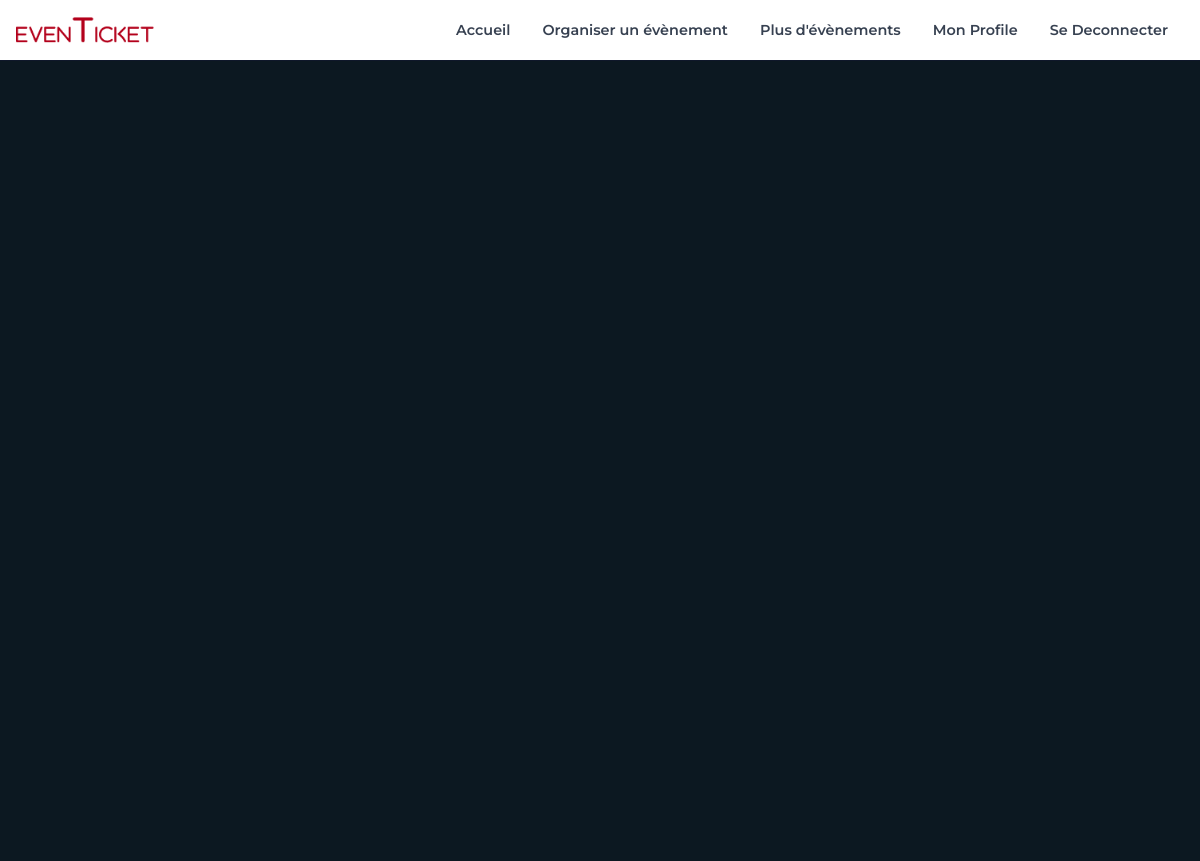
The app's page /event (signed in), older data.
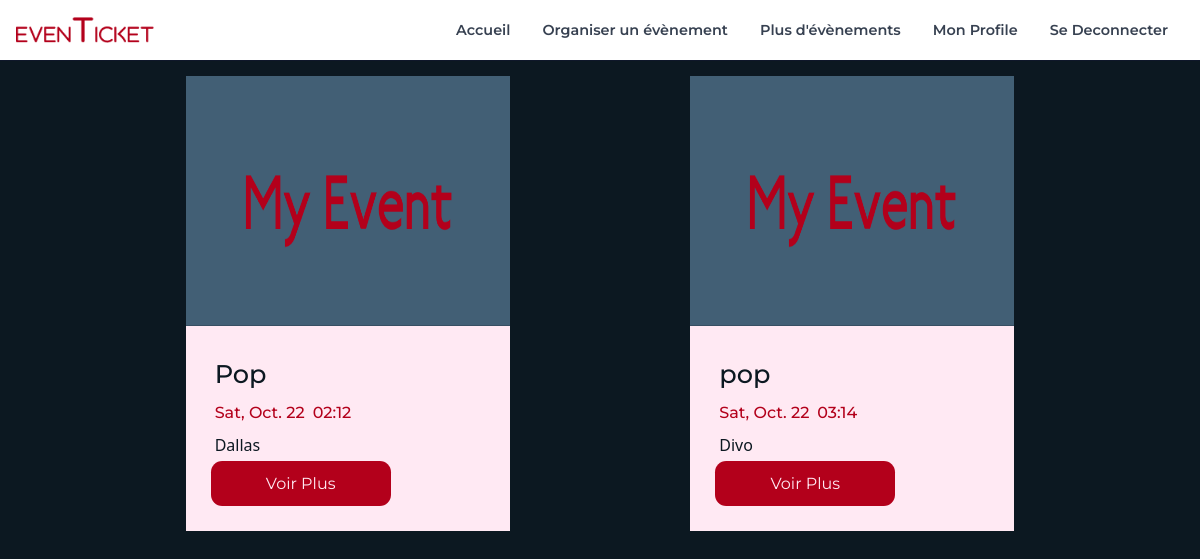
The same page, newer data.
### mypass/models.py (models this page shows)
class Events(db.Model):
    id = db.Column('id_events', db.Integer, primary_key=True)
    title = db.Column('event_title', db.String(length=100), nullable=False)
    category = db.Column('category', db.Integer,
                         db.ForeignKey(Category.id), nullable=False)
    author = db.Column('author', db.Integer,
                       db.ForeignKey(Users.id), nullable=False)
    type = db.Column(db.Integer, db.ForeignKey(Type_Event.id), nullable=False)
    place = db.Column('event_place', db.String(length=100), nullable=False)
    date_event = db.Column(db.DateTime, nullable=False,
                           default=datetime.utcnow)
    time_event = db.Column(db.Time, nullable=False)
    seat = db.Column('nombre_places', db.Integer, nullable=False)
    image = db.Column('image', db.String(length=200),
                      default='defaultTheme.png')
    date_post = db.Column(db.DateTime, nullable=False,
                          default=datetime.utcnow)

### mypass/routes.py (the view)
@app.route('/event', methods=['GET', 'POST'])
@login_required
def Event():
    button = EventViewt()
    data = []
    events = Events.query.all()
    for event in events:
        data.append({'id': event.id, "title": event.title, "date": event.date_event.strftime('%a, %b. %y'), "heure": event.time_event.strftime('%H:%M'), "lieu": event.place,
                    "image": url_for('static', filename='thumbnails/images/{}'.format(event.image))}),
    return render_template('event.html', datas=data, button=button, title="Plus d'évènements")

### mypass/forms.py
class EventViewt(FlaskForm):
    submit = SubmitField("Voir Plus")

### mypass/models.py (called while the page is built)
@loginManager.user_loader
def load_user(user_id):
    return Users.query.get(int(user_id))

### mypass/templates/event.html
{% extends 'layout.html' %} {% block content %}
<div class="ken">
  <div class="eventPost">
    {% for data in datas%}
    <div class="event-card">
      <div class="image-event">
        <img src={{ data.image }} class="image-ticket" />
      </div>
      <div class="event-infoCard">
        <div class="eventTitle">{{data.title}}</div>
        <div class="dateInfo">
          <div class="event-date">{{data.date}}</div>
          <div class="event-hour">{{data.heure}}</div>
        </div>
        <div class="event-place">{{data.lieu}}</div>
        <div>
          <a href="{{url_for('EventView', event_id = data.id)}}"
            >{{button.submit}}</a
          >
        </div>
      </div>
    </div>
    {%endfor%}
  </div>
</div>
{% endblock %}

### mypass/templates/layout.html (shortened to what this page needs)
<!DOCTYPE html>
<html lang="fr">
  <head>
    <link rel="stylesheet" href="{{url_for('static',filename='style.css')}}" />
    <script src="https://cdn.tailwindcss.com"></script>
  </head>
  <body>
    <header>
      <nav
        class="navBar flex flex-wrap items-center justify-between w-full py-4 md:py-0 px-4 text-lg text-gray-700 bg-white border-b border-slate-900"
      >
        <div>
          <a href="{{url_for('home')}}">
            <img
              src="{{url_for('static', filename='./pictures/logo.png')}}"
              alt="Logo"
              class="logo"
            />
          </a>
        </div>
        <div
          class="hidden w-full md:flex md:items-center md:w-auto md:justify-center"
          id="menu"
        >
          <ul class="pt-4 items-center md:flex md:justify-between md:pt-0">
            <li>
              <a
                class="font md:p-4 py-2 block text-bold"
                href="{{url_for('home')}}"
                >Accueil</a
              >
            </li>
            {% if current_user.is_authenticated %}
            <li>
              <a
                class="font md:p-4 py-2 block text-bold"
                href="{{url_for('createEvent')}}"
                >Organiser un évènement</a
              >
            </li>
            <li>
              <a
                class="font md:p-4 py-2 block text-bold"
                href="{{url_for('Event')}}"
                >Plus d'évènements</a
              >
            </li>
            <li>
              <a
                class="font md:p-4 py-2 block text-bold"
                href="{{url_for('profile')}}"
                >Mon Profile</a
              >
            </li>
            <li>
              <a
                class="font md:p-4 py-2 block text-bold"
                href="{{url_for('logout')}}"
                >Se Deconnecter</a
              >
            </li>
            {% endif %}
          </ul>
        </div>
      </nav>
    </header>
    <section class="section-content">
       {% block content %} {% endblock
      content %}
    </section>
  </body>
</html>

### mypass/static/style.css (style rules this page uses)
* { margin: 0; padding: 0; box-sizing: border-box; }
.section-content { background-color: #0c1821; min-height: 100vh; min-width: 100%; }
@media screen and (min-width: 1024px) { .logo { width: 80%; } }
@media screen and (min-width: 1024px) { .navBar { background-color: #ffe9f3; } }
@media screen and (min-width: 1024px) { .font { font-family: montserrat; font-size: 0.9rem; font-weight: 600; } }
@media screen and (min-width: 1024px) { #submit { background-color: #b3001b; width: 180px; height: 45px; color: #ffe9f3; border-radius: 0.7rem; font-family: montserrat; transition: 0.3s; cursor: pointer; } }
@media screen and (min-width: 1024px) { input { background-color: #d9d9d9; } }
@media screen and (min-width: 1024px) { .eventPost { display: flex; justify-content: space-evenly; flex-wrap: wrap; padding: 10px; } }
@media screen and (min-width: 1024px) { .event-card { width: 27vw; min-height: 2vh; margin: 5px; } }
@media screen and (min-width: 1024px) { .image-ticket { width: 100%; height: 250px; } }
@media screen and (min-width: 1024px) { .event-infoCard { background-color: #ffe9f3; padding: 25px; } }
@media screen and (min-width: 1024px) { .eventTitle { color: #0c1821; font-family: montserrat; font-size: 1.6rem; margin: 4px; font-weight: 500; } }
@media screen and (min-width: 1024px) { .event-place { color: #0c1821; margin: 4px; } }
@media screen and (min-width: 1024px) { .event-date, .event-hour { color: #b3001b; font-family: montserrat; margin: 4px; font-weight: 500; } }
@media screen and (min-width: 1024px) { .dateInfo { display: flex; } }

Row changes from the older to the newer data that the page shows:
added Events: title "Pop", date "Sat, Oct. 22", heure "02:12", lieu "Dallas"
added Events: title "pop", date "Sat, Oct. 22", heure "03:14", lieu "Divo"
